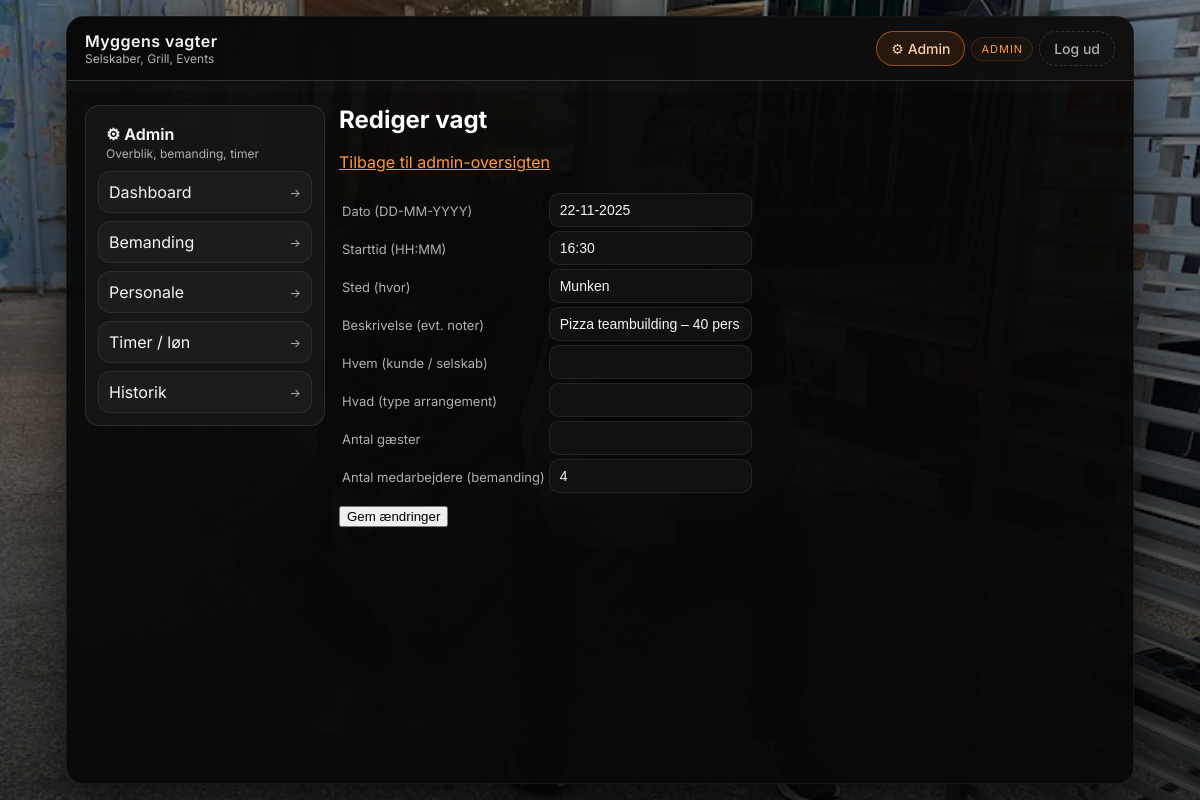
/admin/shifts/8/edit (signed in), run on the app's committed database.
### tables this page shows
CREATE TABLE shifts (
            id INTEGER PRIMARY KEY AUTOINCREMENT,
            date TEXT NOT NULL,          -- fx '2025-11-21'
            start_time TEXT NOT NULL,    -- fx '17:00'
            location TEXT NOT NULL,      -- Hvor 
            description TEXT,            -- ekstra fritekst
            customer TEXT,               -- Hvem
            event_type TEXT,             -- Hvad
            guest_count INTEGER,         -- Antal gæster
            required_staff INTEGER NOT NULL,  -- bemanding (antal medarbejdere)
            is_active INTEGER NOT NULL DEFAULT 1,
            created_at TEXT DEFAULT CURRENT_TIMESTAMP
        );

### app.py (the view)
@app.get("/admin/shifts/<int:shift_id>/edit")
@admin_required
def admin_edit_shift_form(shift_id):
    shift = database.get_shift(shift_id)
    if not shift:
        abort(404)
    shift["date_dk"] = format_danish_date(shift["date"])
    return render_template("admin_edit_shift.html", shift=shift)

### app.py (called while the page is built)
@app.context_processor
def inject_now():
    return {"now": datetime.now}

@app.context_processor
def inject_admin_notifications():
    if not session.get("is_admin"):
        return {}
    pending = database.get_pending_admin_actions()
    return {
        "pending_total": pending["pending_total"],
        "pending_signups": pending["pending_signups"],
        "pending_releases": pending["pending_releases"],
    }

def format_danish_date(date_iso: str) -> str:
    try:
        parts = date_iso.split("-")
        if len(parts) != 3:
            return date_iso
        year, month, day = parts
        return f"{day}-{month}-{year}"
    except:
        return date_iso

def admin_required(f):
    @wraps(f)
    def wrapper(*args, **kwargs):
        if not session.get("is_admin"):
            return redirect(url_for("admin_login"))
        return f(*args, **kwargs)
    return wrapper

### database.py (called while the page is built)
def get_connection():
    conn = sqlite3.connect(DB_PATH)
    conn.row_factory = sqlite3.Row
    return conn

def _shift_row_to_dict(
    row,
    approved_count: int = 0,
    requested_count: int = 0,
    release_requested_count: int = 0,
):
    pending = requested_count + release_requested_count
    return {
        "id": row["id"],
        "date": row["date"],
        "time": row["start_time"],
        "location": row["location"],
        "description": row["description"],
        "customer": row["customer"] if "customer" in row.keys() else None,
        "event_type": row["event_type"] if "event_type" in row.keys() else None,
        "guest_count": row["guest_count"] if "guest_count" in row.keys() else None,
        "needed": row["required_staff"],
        "approved": approved_count,
        "pending": pending,
        "pending_signups": requested_count,
        "pending_releases": release_requested_count,
        "is_active": row["is_active"],
    }

def get_shift(shift_id: int):
    conn = get_connection()
    cur = conn.cursor()
    cur.execute(
        """
        SELECT
            s.*,
            COALESCE(SUM(CASE WHEN sg.status = ? THEN 1 ELSE 0 END), 0) AS approved_count
        FROM shifts s
        LEFT JOIN signups sg ON sg.shift_id = s.id
        WHERE s.id = ?
        GROUP BY s.id
        """,
        (STATUS_APPROVED, shift_id),
    )
    row = cur.fetchone()
    conn.close()
    if row is None:
        return None
    return _shift_row_to_dict(row, row["approved_count"])

### templates/admin_edit_shift.html (shortened to what this page needs)
{% extends "base.html" %}
{% block content %}
    <h1>Rediger vagt</h1>
    <p>
        <a href="{{ url_for('admin_dashboard') }}">Tilbage til admin-oversigten</a>
    </p>
    <form method="post">
        <table>
            <tr>
                <td><label for="date">Dato (DD-MM-YYYY)</label></td>
                <td>
                    <input type="text" id="date" name="date"
                           value="{{ shift.date_dk }}" required>
                </td>
            </tr>
            <tr>
                <td><label for="start_time">Starttid (HH:MM)</label></td>
                <td>
                    <input type="text" id="start_time" name="start_time"
                           value="{{ shift.time }}" required>
                </td>
            </tr>
            <tr>
                <td><label for="location">Sted (hvor)</label></td>
                <td>
                    <input type="text" id="location" name="location"
                           value="{{ shift.location }}" required>
                </td>
            </tr>
            <tr>
                <td><label for="description">Beskrivelse (evt. noter)</label></td>
                <td>
                    <input type="text" id="description" name="description"
                           value="{{ shift.description or '' }}">
                </td>
            </tr>
            <tr>
                <td><label for="customer">Hvem (kunde / selskab)</label></td>
                <td>
                    <input type="text" id="customer" name="customer"
                           value="{{ shift.customer or '' }}">
                </td>
            </tr>
            <tr>
                <td><label for="event_type">Hvad (type arrangement)</label></td>
                <td>
                    <input type="text" id="event_type" name="event_type"
                           value="{{ shift.event_type or '' }}">
                </td>
            </tr>
            <tr>
                <td><label for="guest_count">Antal gæster</label></td>
                <td>
                    <input type="number" id="guest_count" name="guest_count"
                           min="0" value="{{ shift.guest_count or '' }}">
                </td>
            </tr>
            <tr>
                <td><label for="required_staff">Antal medarbejdere (bemanding)</label></td>
                <td>
                    <input type="number" id="required_staff" name="required_staff"
                           min="1" value="{{ shift.needed }}" required>
                </td>
            </tr>
        </table>
        <button type="submit" style="margin-top: 10px;">Gem ændringer</button>
    </form>
{% endblock %}

### templates/base.html (style rules this page uses)
:root { --bg-main: #050505; --bg-card: #171717; --bg-card-soft: #1f1f1f; --accent: #ff7a1a; --accent-soft: rgba(255, 122, 26, 0.16); --accent-strong: #ff9a3a; --text-main: #f5f5f5; --text-muted: #b0b0b0; --border-subtle: #333; --danger: #ff4b4b; --success: #3acb6a; --warning: #ffd569; }
* { box-sizing: border-box; }
html, body { margin: 0; padding: 0; min-height: 100%; }
body { font-family: "Inter", system-ui, -apple-system, BlinkMacSystemFont, "Segoe UI", sans-serif; background: radial-gradient(circle at top left, #2b2b2b 0, #050505 40%, #000 100%); color: var(--text-main); display: flex; justify-content: center; }
body::before { content: ""; position: fixed; inset: 0; background-image: radial-gradient(circle at 20% 10%, rgba(255, 122, 26, 0.18), rgba(0,0,0,0) 45%), linear-gradient(to bottom, rgba(0,0,0,0.45), rgba(0,0,0,0.75)), url("/static/img/myggen-bg-1.jpg"); background-size: cover; background-position: center; opacity: 1; filter: saturate(1.05); z-index: -2; }
h1, h2, h3 { margin-top: 0; color: #fff; }
h1 { font-size: 24px; }
p { color: var(--text-muted); line-height: 1.5; }
a { color: var(--accent-strong); }
label { font-size: 13px; color: var(--text-muted); }
input[type="text"], input[type="password"], input[type="time"], input[type="number"], select, textarea { width: 100%; padding: 8px 10px; border-radius: 10px; border: 1px solid rgba(255,255,255,0.08); background: #111; color: var(--text-main); font-size: 14px; outline: none; transition: border 0.12s ease, box-shadow 0.12s ease, background 0.12s ease; }
input::placeholder { color: #666; }

### data on the page
shifts: start_time "16:30", location "Munken", description "Pizza teambuilding – 40 pers."
